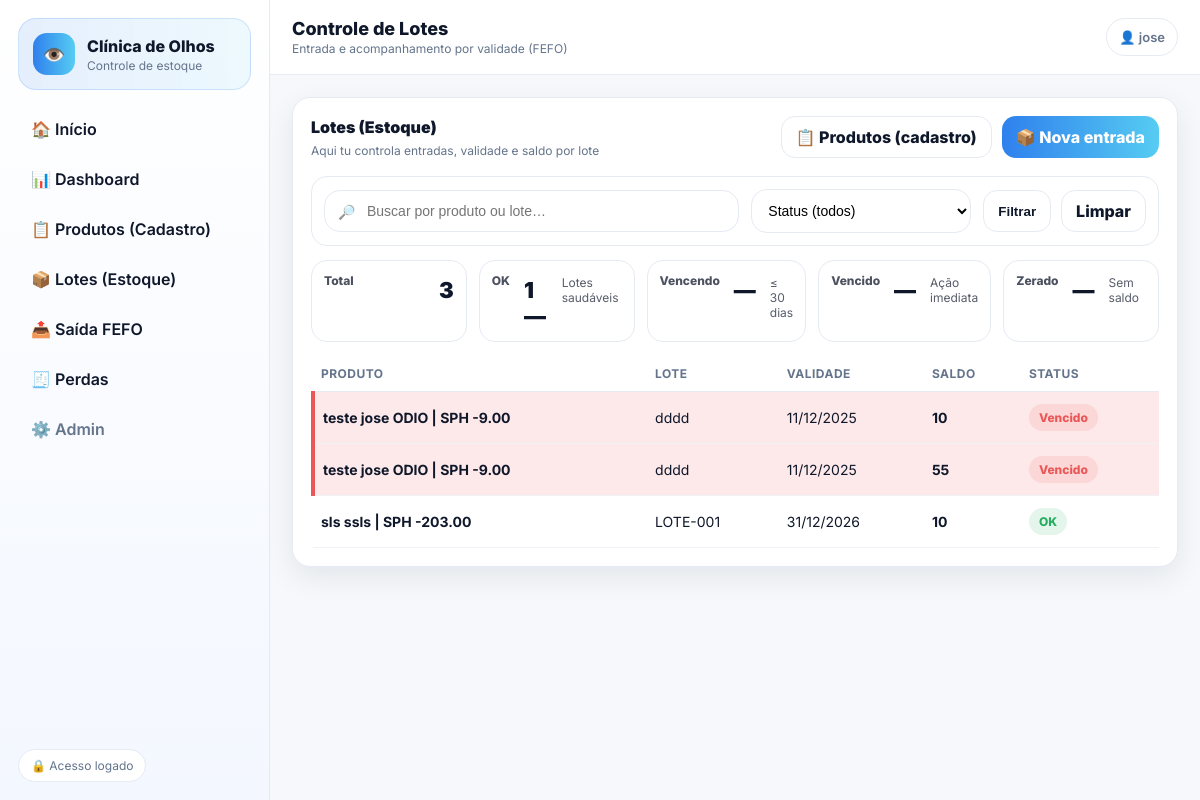
/lotes/lotes/ (signed in), run on the app's committed database.
### apps/inventory/models.py (models this page shows, shortened)
class StockBatch(models.Model):
    product = models.ForeignKey(
        LensProduct,
        related_name="batches",
        on_delete=models.PROTECT
    )
    lot_code = models.CharField(max_length=80, blank=True)
    expires_at = models.DateField()
    created_at = models.DateTimeField(auto_now_add=True)

class LensProduct(models.Model):
    brand = models.CharField(max_length=120)
    model = models.CharField(max_length=120, blank=True)
    degree_sph = models.DecimalField(max_digits=5, decimal_places=2)
    sale_price = models.DecimalField(max_digits=10, decimal_places=2)
    min_stock = models.PositiveIntegerField(default=0)
    active = models.BooleanField(default=True)
    def __str__(self):
        return f"{self.brand} {self.model} | SPH {self.degree_sph}"

### apps/inventory/views_batches.py (the view)
@login_required
def batch_list(request):
    today = timezone.localdate()
    batches = (
        StockBatch.objects
        .select_related("product")
        .order_by("expires_at", "created_at")
    )
    rows = []
    for b in batches:
        total_in = (
            StockMovement.objects
            .filter(batch=b, kind="IN")
            .aggregate(t=Sum("qty"))["t"] or 0
        )
        total_out = (
            StockMovement.objects
            .filter(batch=b, kind__in=["OUT", "LOSS"])
            .aggregate(t=Sum("qty"))["t"] or 0
        )
        saldo = total_in - total_out
        status = "ok"
        if saldo <= 0:
            status = "zero"
        elif b.expires_at < today:
            status = "expired"
        elif (b.expires_at - today).days <= 30:
            status = "expiring"
        rows.append({
            "batch": b,
            "saldo": saldo,
            "status": status,
        })
    return render(request, "inventory/batches/list.html", {"rows": rows})

### templates/inventory/batches/list.html (shortened to what this page needs)
{% extends "base.html" %}
{% block page_title %}Controle de Lotes{% endblock %}
{% block page_subtitle %}Entrada e acompanhamento por validade (FEFO){% endblock %}
{% block content %}
<div class="card">
  <div class="list-header">
    <div>
      <div class="section-title">Lotes (Estoque)</div>
      <div class="help">Aqui tu controla entradas, validade e saldo por lote</div>
    </div>
    <div style="display:flex; gap:10px; flex-wrap: wrap;">
      <a class="btn btn-ghost" href="{% url 'inventory:product_list' %}">📋 Produtos (cadastro)</a>
      <a class="btn btn-primary" href="{% url 'inventory:batch_entry' %}">📦 Nova entrada</a>
    </div>
  </div>
  <div class="filter-bar" style="margin-top:14px;">
    <form method="get" class="filters">
      <div class="search">
        <span class="search-ico">🔎</span>
        <input
          type="text"
          name="q"
          placeholder="Buscar por produto ou lote…"
          value="{{ request.GET.q }}"
        />
      </div>
      <div class="selects">
        <select name="status" class="select">
          <option value="">Status (todos)</option>
        </select>
      </div>
      <div class="actions">
        <button class="btn btn-ghost" type="submit">Filtrar</button>
        <a class="btn btn-ghost" href="/lotes/">Limpar</a>
      </div>
    </form>
  </div>
  <div class="kpi-row" style="margin-top:14px;">
    <div class="kpi">
      <div class="kpi-title">Total</div>
      <div class="kpi-value">{{ rows|length }}</div>
    </div>
    <div class="kpi">
      <div class="kpi-title">OK</div>
      <div class="kpi-value">
        {% with 0 as c %}
        {% for r in rows %}{% if r.status == "ok" %}{% widthratio 1 1 1 %}{% endif %}{% endfor %}
        {% endwith %}
        —
      </div>
      <div class="kpi-help">Lotes saudáveis</div>
    </div>
    <div class="kpi">
      <div class="kpi-title">Vencendo</div>
      <div class="kpi-value">—</div>
      <div class="kpi-help">≤ 30 dias</div>
    </div>
    <div class="kpi">
      <div class="kpi-title">Vencido</div>
      <div class="kpi-value">—</div>
      <div class="kpi-help">Ação imediata</div>
    </div>
    <div class="kpi">
      <div class="kpi-title">Zerado</div>
      <div class="kpi-value">—</div>
      <div class="kpi-help">Sem saldo</div>
    </div>
  </div>
  <div style="margin-top:14px;">
    <table class="table">
      <thead>
        <tr>
          <th>Produto</th>
          <th>Lote</th>
          <th>Validade</th>
          <th>Saldo</th>
          <th>Status</th>
        </tr>
      </thead>
      <tbody>
      {% for r in rows %}
        <tr class="
          {% if r.status == 'expired' %}row-critical{% endif %}
        ">
          <td>
            <strong>{{ r.batch.product }}</strong>
          </td>
          <td>{{ r.batch.lot_code }}</td>
          <td>{{ r.batch.expires_at|date:"d/m/Y" }}</td>
          <td><strong>{{ r.saldo }}</strong></td>
          <td>
            {% if r.status == "ok" %}<span class="badge ok">OK</span>{% endif %}
            {% if r.status == "expired" %}<span class="badge off">Vencido</span>{% endif %}
          </td>
        </tr>
      {% endfor %}
      </tbody>
    </table>
  </div>
</div>
{% endblock %}

### templates/base.html (shortened to what this page needs)
{% load static %}
<!doctype html>
<html lang="pt-br">
<head>
  <link rel="stylesheet" href="{% static 'css/app.css' %}">
</head>
<body>
<div class="app">
  <aside class="sidebar">
    <div class="brand">
      <div class="brand-icon">👁️</div>
      <div class="brand-text">
        <div class="brand-title">Clínica de Olhos</div>
        <div class="brand-sub">Controle de estoque</div>
      </div>
    </div>
    <nav class="nav">
      <a class="nav-link" href="/">🏠 Início</a>
      <a class="nav-link" href="/dashboard/">📊 Dashboard</a>
      <a class="nav-link"  href="{% url 'inventory:product_list' %}">📋 Produtos (Cadastro)</a>
      <a class="nav-link"  href="{% url 'inventory:batch_list' %}">📦 Lotes (Estoque)</a>
      <a class="nav-link" href="/fefo/saida/">📤 Saída FEFO</a>
      <a class="nav-link" href="/relatorios/perdas/">🧾 Perdas</a>
      <a class="nav-link subtle" href="/admin/">⚙️ Admin</a>
    </nav>
    <div class="sidebar-footer">
      <div class="pill">🔒 Acesso logado</div>
    </div>
  </aside>
  <main class="main">
    <header class="topbar">
      <div class="topbar-left">
        <div class="page-title">{% block page_title %}{% endblock %}</div>
        <div class="page-subtitle">{% block page_subtitle %}{% endblock %}</div>
      </div>
      <div class="topbar-right">
        <span class="user-chip">👤 {{ request.user|default:"Usuário" }}</span>
      </div>
    </header>
    <section class="content">
      {% block content %}{% endblock %}
    </section>
  </main>
</div>
</body>
</html>

### data on the page
StockBatch: widthratio "1", batch.product "sls ssls | SPH -203.00", batch.lot_code "LOTE-001", batch.expires_at "31/12/2026", saldo "10", shows "OK"
StockBatch: batch.product "teste jose ODIO | SPH -9.00", batch.lot_code "dddd", batch.expires_at "11/12/2025", saldo "10", shows "Vencido"
StockBatch: batch.product "teste jose ODIO | SPH -9.00", batch.lot_code "dddd", batch.expires_at "11/12/2025", saldo "55", shows "Vencido"

### other printed values
{{ request.user|default:"Usuário" }} "jose"
{{ rows|length }} "3"
